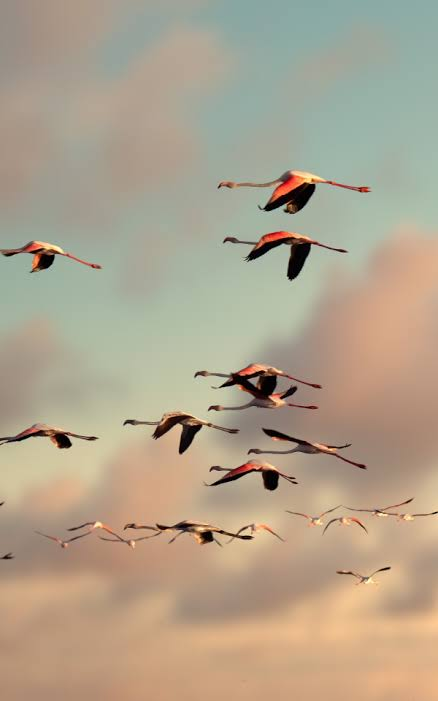
#> input picture images.jpeg, 438 x 701 px
$ python -i app2.py   (imports and definitions only)
#> lines starting #> are read from the running program, lines starting #| are printed output that depends on the picture; after the words box and inside, x2 and y2 are one past the last pixel; in counts of white or black regions, pixels touching at a corner belong together
from flask import Flask, request, jsonify
import cv2
import numpy as np

# [1 line not run here, left out]


def count_birds_in_image(image_path):
#> called with image_path = 'images.jpeg'
    img = cv2.imread(image_path)
#> img is the input picture: shape (701, 438, 3); mean B, G, R 141.2, 162.6, 176
    gray = cv2.cvtColor(img, cv2.COLOR_BGR2GRAY)
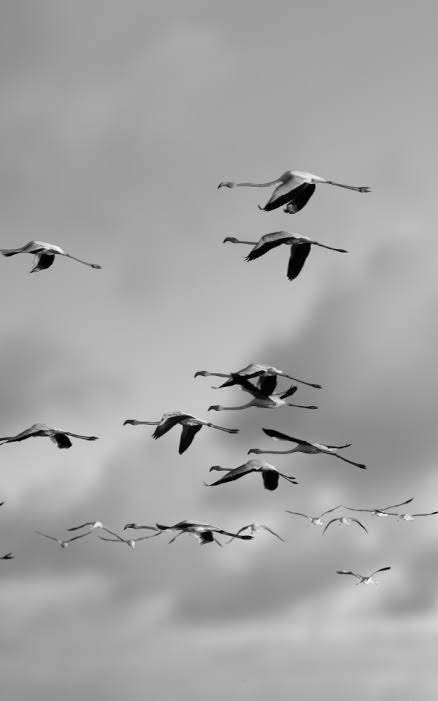
#> gray: shape (701, 438); min 0, max 247, mean 164.2
    blurred = cv2.GaussianBlur(gray, (5, 5), 0)
    edges = cv2.Canny(blurred, 50, 150)
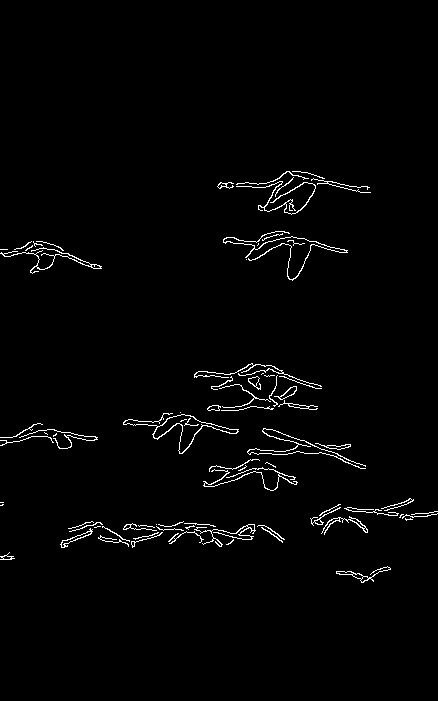
#> edges: shape (701, 438); 1.8% white in thin lines or dots, all inside (x1, y1, x2, y2) = (0, 171, 438, 583)
    contours, _ = cv2.findContours(
        edges, cv2.RETR_EXTERNAL, cv2.CHAIN_APPROX_SIMPLE)
#> contours = 75 contours, 55 with area under 20; largest, box (x1, y1, x2, y2) and area: (123, 413, 239, 454) 946, (336, 566, 391, 583) 124, (60, 528, 93, 548) 116, (274, 386, 297, 400) 98, (321, 516, 368, 535) 92
    bird_count = len(contours)
#> bird_count = 75
    return bird_count


# [10 lines that did not run here, left out]


# [2 lines not run here, left out]

>>> result = count_birds_in_image('images.jpeg')
#> result = 75
